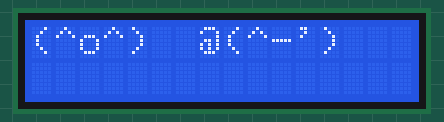
Simulated run of this sketch. Board: Arduino Uno, built with avr-gcc and run on an emulated ATmega328P. Shown: 16×2 character LCD.

Above: at 0.1 s.
At 0.6 s:
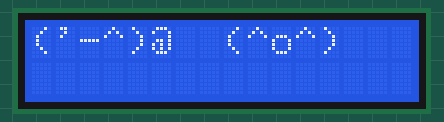

Measured:
- what the display in image 1 shows lasts 0.5 s, from 0.6 s to 1.1 s

The sketch:

lcdFace.ino
```cpp
#include <Wire.h>
#include <LiquidCrystal_I2C.h>
LiquidCrystal_I2C lcd(0x27, 16, 2);

void setup() {
  // put your setup code here, to run once:
  lcd.begin();
  lcd.backlight();

}

void loop() {
  // put your main code here, to run repeatedly:
  lcd.clear();
  lcd.home();
  lcd.print("(^o^)  @(^-')");
  delay(500);
  lcd.clear();
  lcd.print("('-^)@  (^o^)");
  delay(500);
}
```
